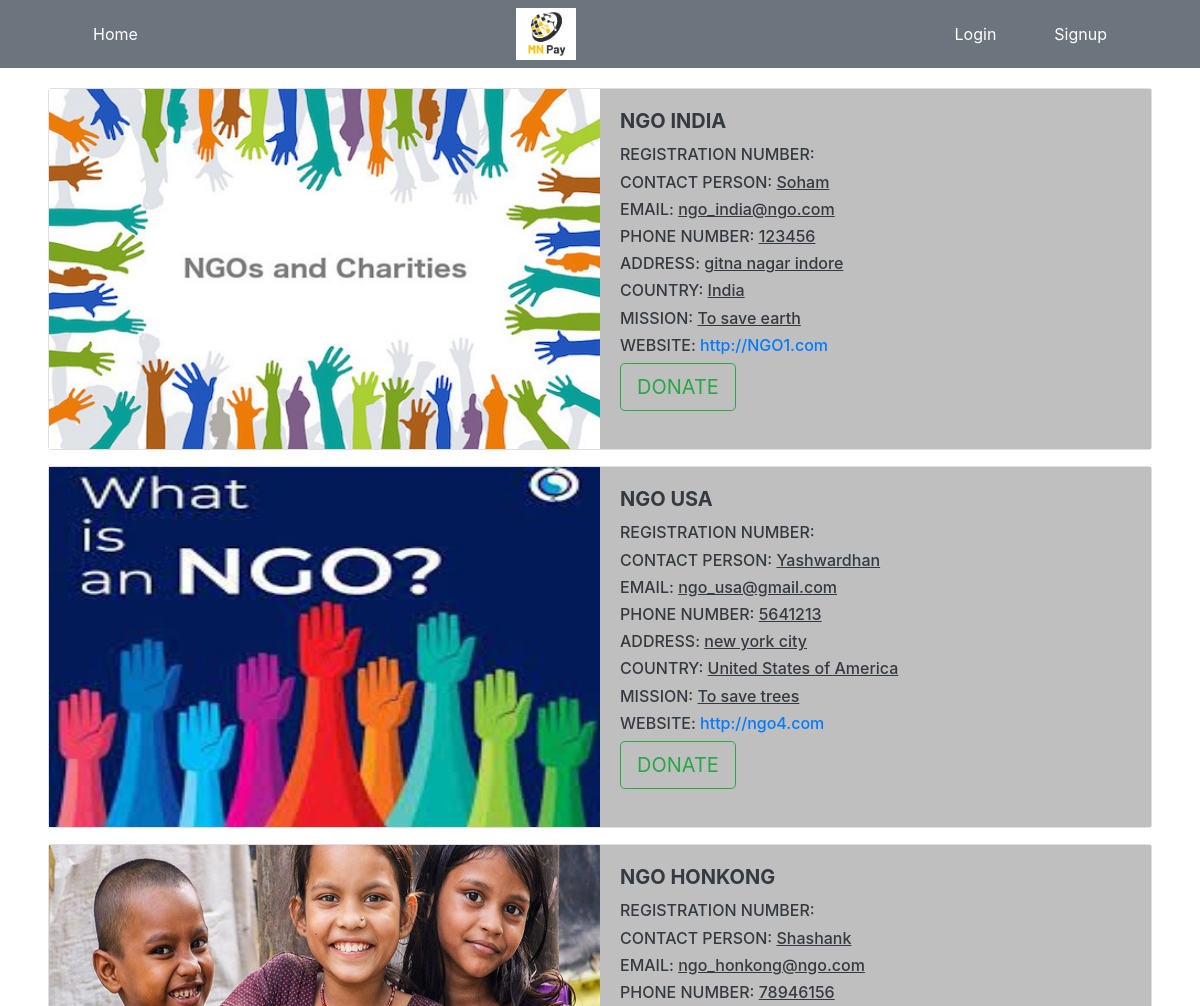
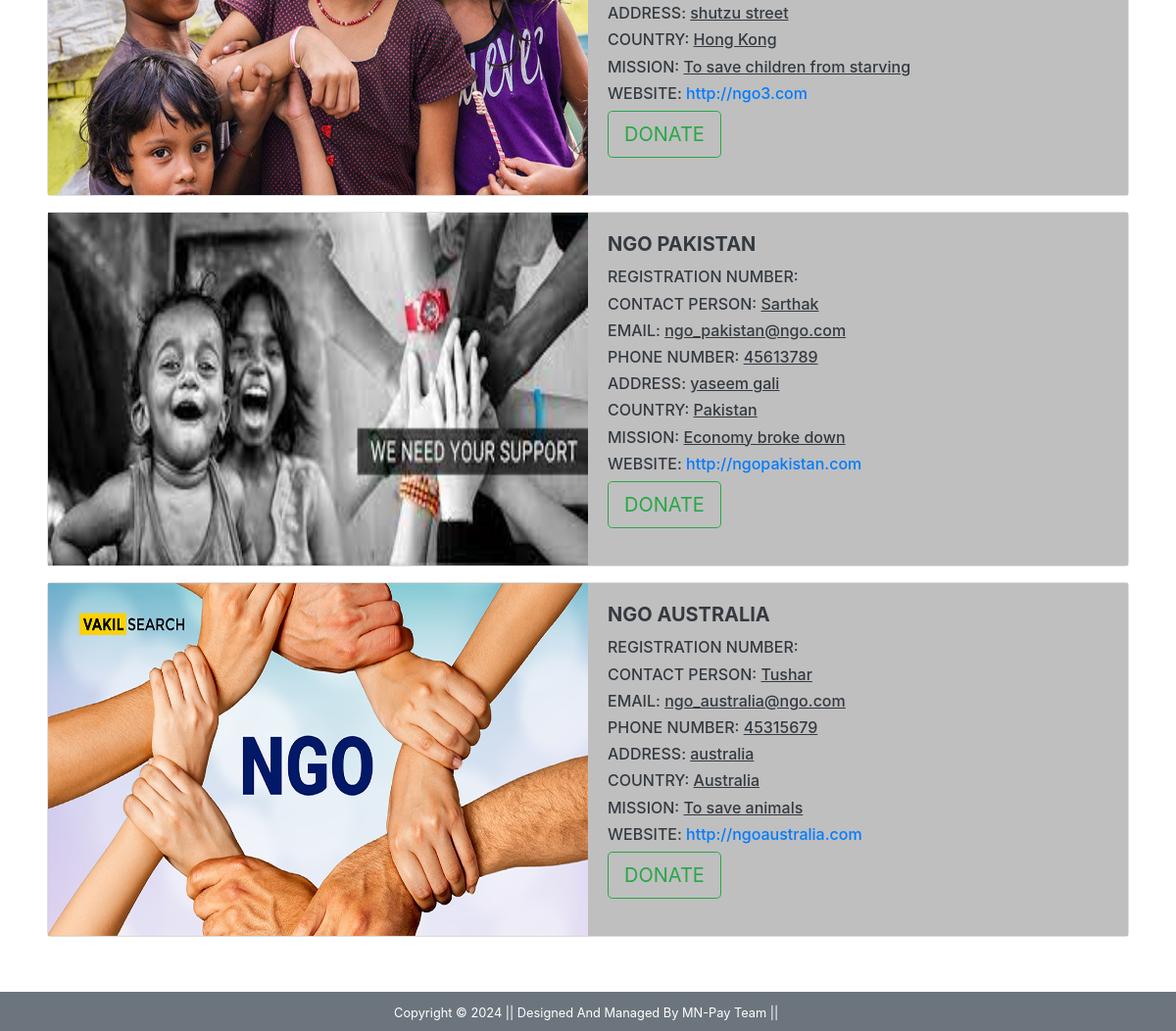
The page / on the database its author committed (2 pictures, top to bottom).
### Donation_Portal/models.py (models this page shows, shortened)
class NGO(models.Model):
    name = models.CharField(max_length=50)
    contact_person = models.CharField(max_length=50)
    email = models.EmailField()
    phone_number = models.CharField(max_length=15)
    address = models.TextField()
    country = models.ForeignKey(Country, on_delete=models.CASCADE,related_name='ngo_country', to_field="country_name")
    mission_statement = models.TextField()
    website = models.URLField(blank=True, null=True)
    registration_proof = models.ImageField(upload_to='media/static/images/')

class Country(models.Model):
    country_code = models.CharField(max_length=3)
    country_name = models.CharField(max_length=30, unique=True)
    country_account = models.CharField(max_length=50, default='null')
    def __str__(self):
        return self.country_name

### Donation_Portal/views.py (the view)
# urls.py: 2. Add a URL to urlpatterns:  path('', views.home, name='home')
def home(request):
    all_ngos = NGO.objects.all()
    return render(request, 'home.html',{'ngos': all_ngos}) #{'navbar':'home'}

### Donation_Portal/templates/home.html (shortened to what this page needs)
{% extends "base.html" %}
{% load static %}
{% block content %}
<div class = "text-justify text-dark ml-0 mr-0">
    {% for n in ngos  %}
        <div class="card w-100 h-10 flex-row mt-3">
            <img src="{{n.registration_proof.url}}" class="img-fluid w-50" style="height:360px; width: 340px;" alt="...">
            <div class="card-body" style="background-color: #bfbfbf;">
                <h5 class="card-title"><strong>{{n.name}}</strong></h5>
                <p class="h6">REGISTRATION NUMBER: <u>{{n.registration_number}}</u></p>
                <p class="h6">CONTACT PERSON:      <u>{{n.contact_person}}</u></p>
                <p class="h6">EMAIL:               <u>{{n.email}}</u></p>
                <p class="h6">PHONE NUMBER:        <u>{{n.phone_number}}</u></p>
                <p class="h6">ADDRESS:             <u>{{n.address}}</u></p>
                <p class="h6">COUNTRY:             <u>{{n.country}}</u></p>
                <p class="h6">MISSION:             <u>{{n.mission_statement}}</u></p>
                <p class="h6 ">WEBSITE:             <a href="#" class="link-body-emphasis link-offset-2 link-underline-opacity-25 link-underline-opacity-75-hover">{{n.website}}</a></p>
                <a href="{% url 'portal' %}?ngo_id={{ n.id }}&country={{ n.country }}" class="btn btn-outline-success btn-lg">DONATE</a>
            </div>
        </div>
    {% endfor %}
</div>
{% endblock content %}

### Donation_Portal/templates/base.html (shortened to what this page needs)
{% load static %}
<!DOCTYPE html>
<html lang="en">
<head>
    <link rel="stylesheet" href="{% static 'main.css' %}" type="text/css">
    <link rel="stylesheet" href="https://cdn.jsdelivr.net/npm/bootstrap@4.4.1/dist/css/bootstrap.min.css">
</head>
<body>
<nav class="navbar navbar-expand-lg navbar-dark bg-secondary">
  <ul class="navbar-nav mr-auto ml-5">
    <li class="nav-item active ml-2 mr-2"><a class="btn btn-secondary ml-2 mr-2" href="/">Home</a></li>
  </ul>
  <img src="{% static 'images\logo.jpg' %}" alt="Your Logo" class="logo"  position ="center" width="60" hieght = "60">
  <ul class="navbar-nav mr-5 ml-auto">
  {% if request.user.is_authenticated and  request.user.user_type|capfirst == 'NGO'%}
       <div class="dropdown">
        <button class="btn btn-warning dropdown-toggle ml-2 mr-2" type="button" id="dropdownMenuButton" data-toggle="dropdown" aria-haspopup="true" aria-expanded="false">
          {{request.user.user_type|capfirst}}
          {{request.user.username|capfirst}}
        </button>
        <div class="dropdown-menu" aria-labelledby="profileDropdown">
          <a class="dropdown-item" href="{% url 'transaction' %}">Transactions</a>
          <a class="dropdown-item" href="{% url 'logout' %}">Logout</a>
          <!-- {% if request.user.user_type == 'NGO' %}
            <a class="dropdown-item" href="#">NGO</a>
          {% endif %}
          {% if request.user.user_type|capfirst == 'DONOR' %}
            <a class="dropdown-item" href="#">Donor</a>
          {% endif %} -->
        </div>
      </div>
  {% else %}
     <li class="nav-item mx-2 ml-2 mr-2">
      <a href="{% url 'login' %}" class="btn btn-secondary ml-2 mr-2">Login</a>
     </li>
     <li class="nav-item mx-2 ml-2 mr-2">
      <a href="{% url 'signup' %}" class="btn btn-secondary ml-2 mr-2">Signup</a>
     </li>
  {% endif %}
  </ul>
</nav>
<div class="" style="background-color: #ffffff;">
  <div class="ml-5 mr-5 pt-1 pb-2" >
    {% block content %}{% endblock %}
  </div>
</div>
<footer class="container-fluid bg-secondary text-center p-2 mt-5">
      <small class="text-white">Copyright &copy; 2024 || Designed And Managed By MN-Pay Team || </small>
</footer>
</body>
</html>

### rows shown on the page
NGO: registration_proof (picture), name "NGO INDIA", contact_person "Soham", email "ngo_india@ngo.com", phone_number "123456", address "gitna nagar indore", country "India", mission_statement "To save earth", website "http://NGO1.com"
NGO: registration_proof (picture), name "NGO USA", contact_person "Yashwardhan", email "ngo_usa@gmail.com", phone_number "5641213", address "new york city", country "United States of America", mission_statement "To save trees", website "http://ngo4.com"
NGO: registration_proof (picture), name "NGO HONKONG", contact_person "Shashank", email "ngo_honkong@ngo.com", phone_number "78946156", address "shutzu street", country "Hong Kong", mission_statement "To save children from starving", website "http://ngo3.com"
NGO: registration_proof (picture), name "NGO PAKISTAN", contact_person "Sarthak", email "ngo_pakistan@ngo.com", phone_number "45613789", address "yaseem gali", country "Pakistan", mission_statement "Economy broke down", website "http://ngopakistan.com"
NGO: registration_proof (picture), name "NGO AUSTRALIA", contact_person "Tushar", email "ngo_australia@ngo.com", phone_number "45315679", address "australia", country "Australia", mission_statement "To save animals", website "http://ngoaustralia.com"
